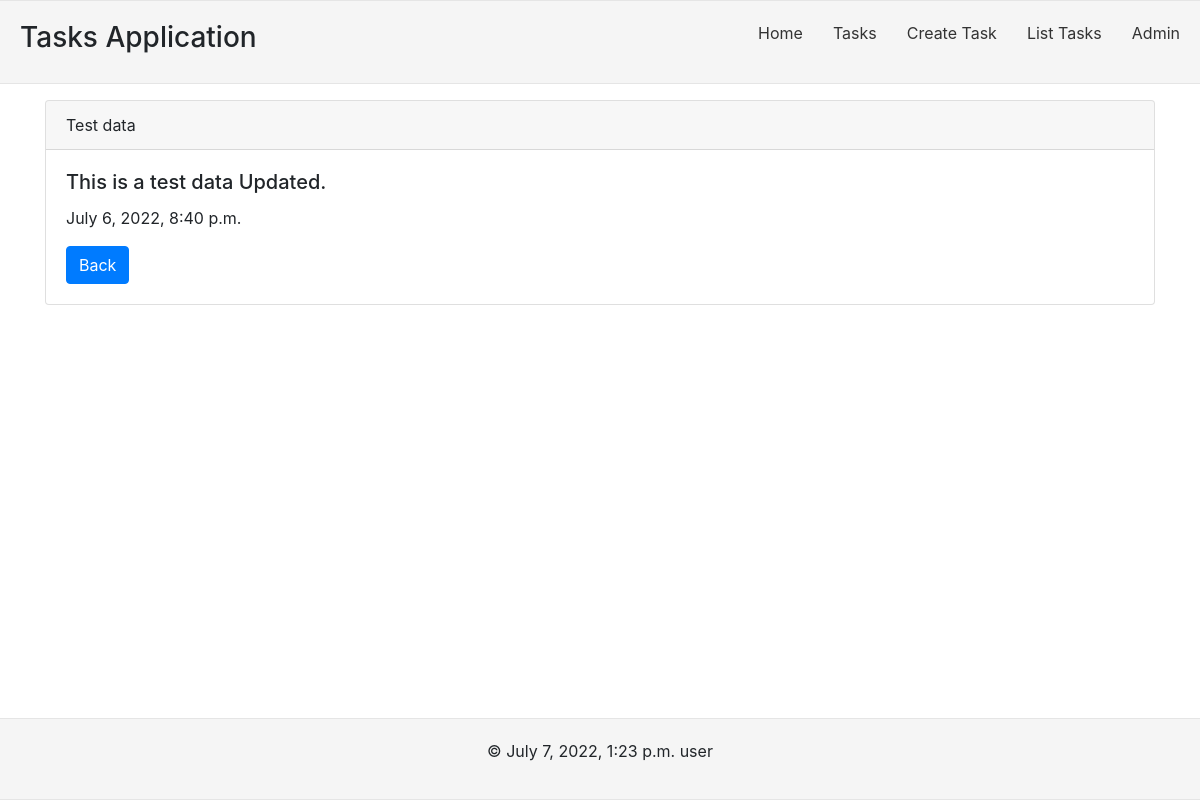
/tasks_detail/1, run on the app's committed database.
### tasks/models.py (models this page shows, shortened)
class Tasks(models.Model):
    title = models.CharField(max_length=200)
    description = models.TextField()
    created_at = models.DateTimeField(auto_now_add=True)
    updated_at = models.DateTimeField(auto_now=True)
    completed = models.BooleanField(default=False)

### tasks/views.py (the view)
# urls.py: path('tasks_detail/<int:pk>', views.TaskDetailView.as_view(), name='tasks_detail'),
class TaskDetailView(DetailView):
    model = Tasks
    context_object_name= 'task'
    template_name = 'tasks/detail.html'
    def get_context_data(self, **kwargs):
        context = super().get_context_data(**kwargs)
        context['title'] = 'Detail'
        context['now'] = datetime.now()
        return context

### tasks/templates/tasks/detail.html
{% extends 'base.html' %} {% block content %}
<div class="container">
  <div class="card my-3">
    <div class="card-header">{{task.title}}</div>
    <div class="card-body">
      <h5 class="card-title">{{task.description}}</h5>
      <p class="card-text">{{task.created_at}}</p>
      <a href="{% url 'tasks_list' %}" class="btn btn-primary">Back</a>
    </div>
  </div>
</div>
{% endblock %}

### static/css/styles.css (style rules this page uses)
a { color: #333; text-decoration: none; }

### data on the page
Tasks: title "Test data", description "This is a test data Updated.", created_at "July 6, 2022, 8:40 p.m."

### other printed values
{{ now }} "July 7, 2022, 1:23 p.m."
